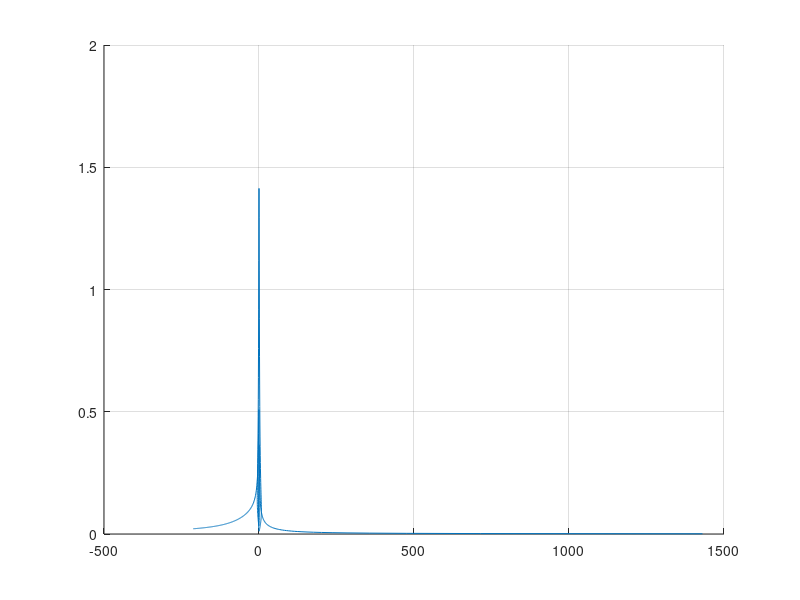

Write MATLAB code to recreate this figure.
clear all
K=[  7, -3,   0;
     -3,  5,  -2;
     0,  -2,   2];
M=[ 3,0,0;
    0,2,0;
    0,0,1];

[e,ww]=eig(K,M);
D=2*0.02*sqrt(ww)*M;

F10=0.6;
%4.2336e-3*600;
F20=-4.42926e-3*600*0;
F30=3.3105e-3*600*0;
F=[F10;F20;F30];

I=eye(3,3);
O=zeros(3,3);
A=[-M\D , -M\K; I, O];
B=[M\F;0;0;0];
C=[1,0,0,0,0,0];
D=[0;0;0];


j=sqrt(-1);
i=0;
for w=0:0.01:6
    i=i+1;
    s=j*w;
    H=C*inv(s*[I,O;O,I]-A)*B;
    y0=abs(H)*F10;
    Y0(i)=y0(1);
    theta(i)=real(H)\imag(H);
    W(i)=w;
end
figure(1);
hold on;
plot(theta,Y0);
grid on;
